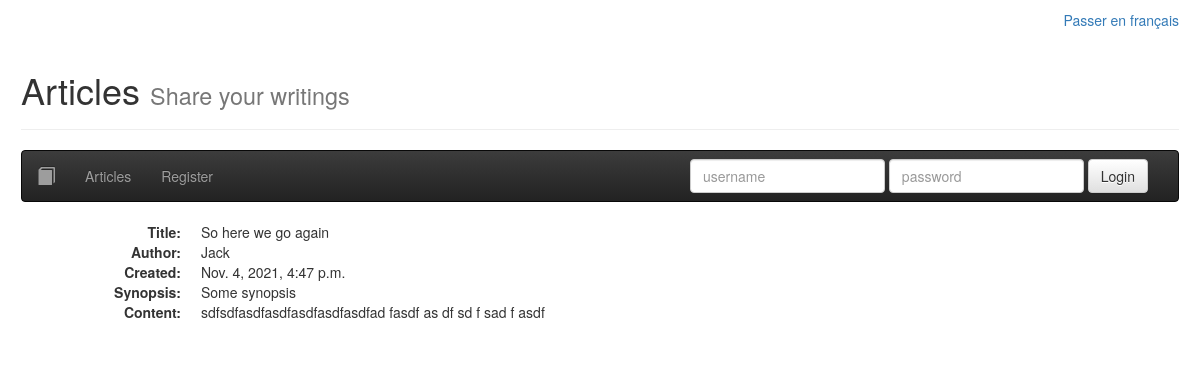
Screenshot of /detail/10 with the database file from the repository.
### ex/models.py (models this page shows, shortened)
class Article(models.Model):
	title = models.CharField(max_length=64, null=False)
	author = models.ForeignKey(User, on_delete=models.CASCADE, null=False)
	created = models.DateTimeField(auto_now_add=True, null=False)
	synopsis = models.CharField(max_length=312, null=False)
	content = models.TextField(null=False)

### ex/views.py (the view)
# urls.py: path('detail/<str:pk>', ArticleDetail.as_view(), name='detail'),
class ArticleDetail(DetailView, FormMixin):
	model = Article
	template = 'ex/article.html'
	context_object_name = 'article'
	form_class = AddFavoriteForm
	initial = {}
	extra_context = {"login_form": PrettyAuthenticationForm()}
	def setup(self, request, *args, **kwargs) -> None:
		self.initial["user"] = request.user.id
		self.initial["article"] = kwargs.get('pk')
		return super().setup(request, *args, **kwargs)

### ex/forms.py
class AddFavoriteForm(forms.ModelForm):
	class Meta:
		model = UserFavouriteArticle
		fields = ['article', 'user']
		widgets = {
            'article': HiddenInput(),
			'user': HiddenInput(),
        }

class PrettyAuthenticationForm(AuthenticationForm):
	username = forms.CharField(widget=forms.TextInput(attrs={
		'class': 'form-control',
		'placeholder': "username",
		'aria-label': "username",
	}), label='')
	password = forms.CharField(widget=forms.PasswordInput(attrs={
		'class': 'form-control',
		'placeholder': "password",
		'aria-label': "password",
	}), label='')

### ex/templates/ex/article_detail.html (shortened to what this page needs)
{% extends 'ex/base.html' %}
{% block body %}
{% include 'ex/nav.html' %}
<dl class="dl-horizontal">
	<dt>Title:</dt>
	<dd>{{ article.title }}</dd>
	<dt>Author:</dt>
	<dd>{{ article.author }}</dd>
	<dt>Created:</dt>
	<dd>{{ article.created }}</dd>
	<dt>Synopsis:</dt>
	<dd>{{ article.synopsis }}</dd>
	<dt>Content:</dt>
	<dd>{{ article.content }}</dd>
</dl>
{% endblock %}

### rows the page displays
Article: title "So here we go again", author "Jack", created "Nov. 4, 2021, 4:47 p.m.", synopsis "Some synopsis", content "sdfsdfasdfasdfasdfasdfasdfad fasdf as df sd f sad f asdf"
